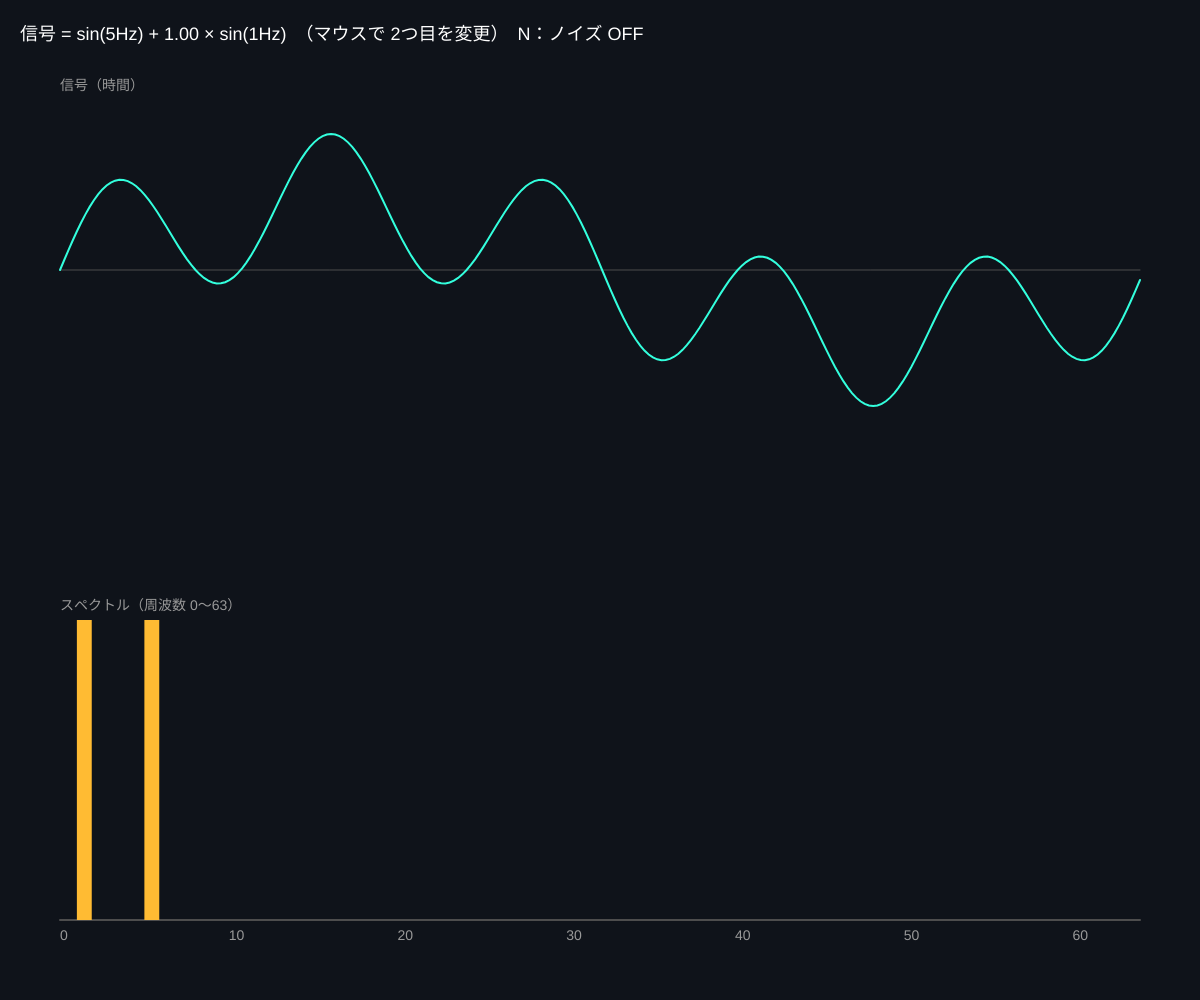
Frame 1 (no input)
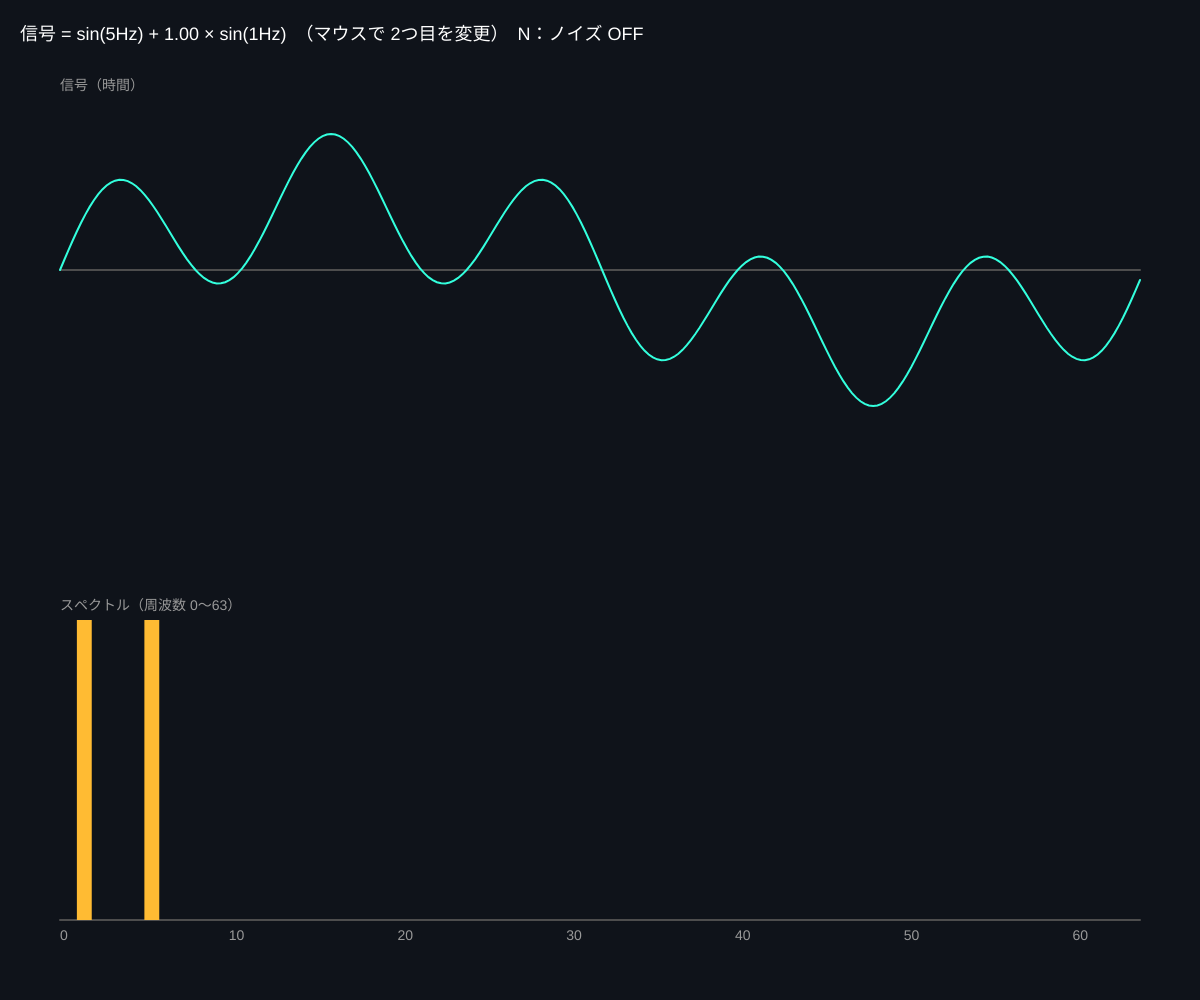
Frame 60 (no input)
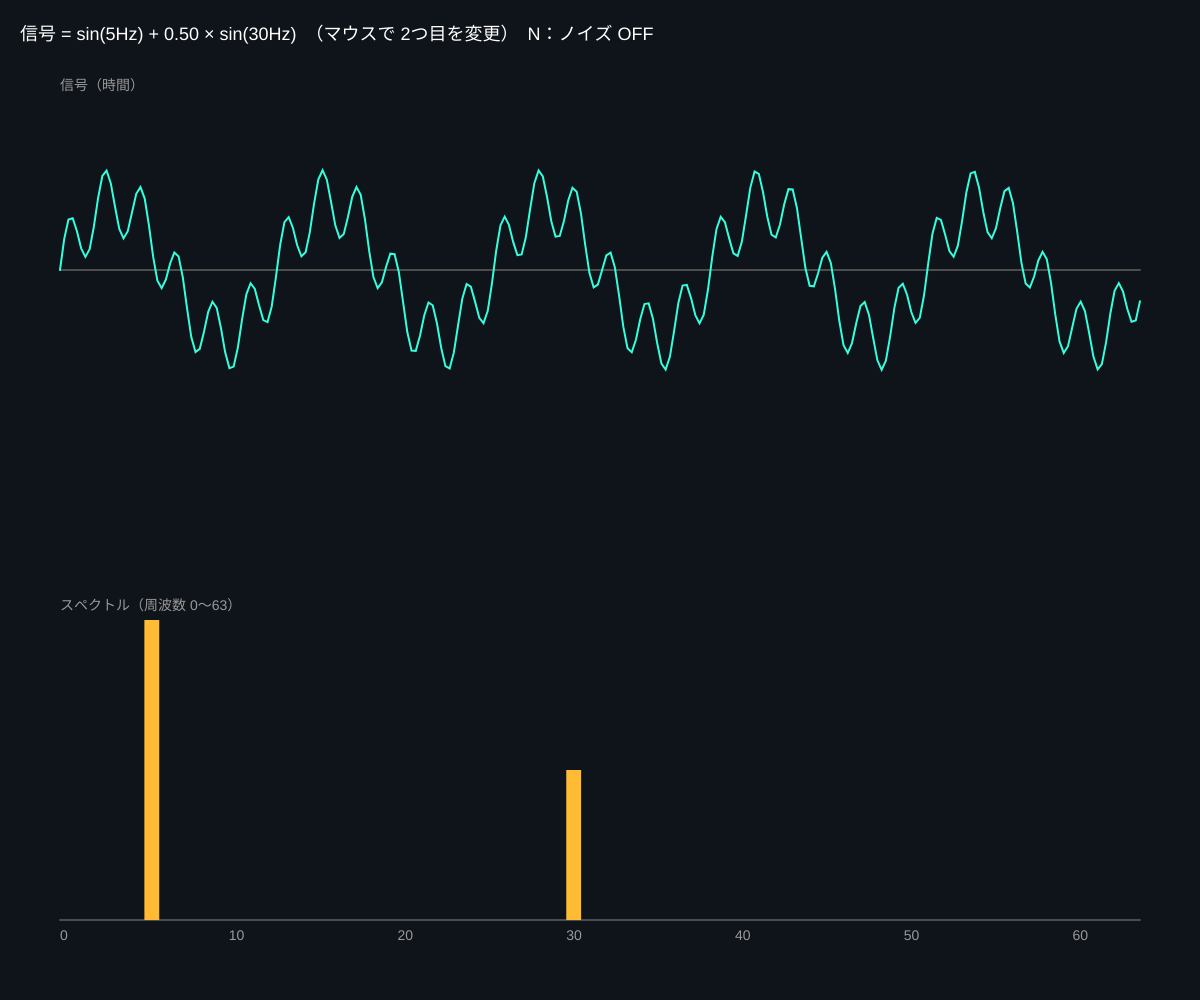
Frame 120 (the mouse pressed at the canvas centre since frame 60)

The p5.js sketch that drew these frames (run headless with seeded random() and noise() and a simulated clock; from frame 60 on, the mouse is pressed at the canvas centre):

// p5.js sketch
// ── sketch.js
// ============================================
// 05 フーリエ変換（波を周波数に分解する）
// 2つの正弦波を混ぜた信号を、フーリエ変換で「どの周波数がどれだけ」に分解する
// 01 の逆：足した波から、材料をとり出す
// マウス左右 = 2つ目の波の周波数 / 上下 = その大きさ / N キーでノイズを足す
// ============================================

let N = 256; // 信号の点の数
let signal = [];
let f1 = 5, f2 = 20, a2 = 0.5;
let noiseOn = false;

function setup() {
  createCanvas(windowWidth, windowHeight);
  colorMode(HSB, 360, 100, 100, 100);
}

function draw() {
  background(220, 40, 10);
  f2 = floor(map(mouseX, 0, width, 1, 60, true));
  a2 = map(mouseY, 0, height, 1, 0, true);

  // ---- 信号をつくる ----
  signal = [];
  for (let i = 0; i < N; i++) {
    let t = i / N;
    let v = sin(TWO_PI * f1 * t) + a2 * sin(TWO_PI * f2 * t);
    if (noiseOn) v += random(-0.8, 0.8);
    signal.push(v);
  }

  // ---- フーリエ変換（DFT）----
  let spectrum = dft(signal);

  // ---- 上：信号 ----
  let left = 60, right = width - 60;
  let mid = height * 0.27, h = height * 0.17;
  stroke(0, 0, 30);
  line(left, mid, right, mid);
  noFill();
  stroke(170, 80, 100);
  strokeWeight(2);
  beginShape();
  for (let i = 0; i < N; i++) vertex(map(i, 0, N - 1, left, right), mid - (signal[i] / 2.5) * h);
  endShape();
  noStroke();
  fill(0, 0, 60);
  textSize(14);
  text('信号（時間）', left, mid - h - 10);

  // ---- 下：スペクトル（周波数ごとの大きさ）----
  let base = height - 80, sh = height * 0.3;
  stroke(0, 0, 30);
  line(left, base, right, base);
  noStroke();
  for (let k = 0; k < 64; k++) {
    let x = map(k, 0, 64, left, right);
    let mag = spectrum[k];
    fill(k === f1 || k === f2 ? 40 : 170, 80, 100);
    rect(x, base - mag * sh, (right - left) / 64 - 2, mag * sh);
  }
  fill(0, 0, 60);
  text('スペクトル（周波数 0〜63）', left, base - sh - 10);
  for (let k = 0; k < 64; k += 10) text(k, map(k, 0, 64, left, right), base + 20);

  fill(0, 0, 100);
  textSize(18);
  text('信号 = sin(' + f1 + 'Hz) + ' + nf(a2, 1, 2) + ' × sin(' + f2 + 'Hz)　（マウスで 2つ目を変更）　N：ノイズ ' + (noiseOn ? 'ON' : 'OFF'), 20, 40);
}

// ★ 離散フーリエ変換：周波数 k の成分の大きさを、全部の k について求める
function dft(x) {
  let out = [];
  let n = x.length;
  for (let k = 0; k < n / 2; k++) {
    let re = 0, im = 0;
    for (let i = 0; i < n; i++) {
      // 周波数 k の正弦波・余弦波と、どれだけ「似ているか」を足し合わせる
      let ang = (TWO_PI * k * i) / n;
      re += x[i] * cos(ang);
      im -= x[i] * sin(ang);
    }
    out.push((2 * sqrt(re * re + im * im)) / n); // 大きさ（0〜1 くらい）
  }
  return out;
}

function keyPressed() {
  if (key === 'n' || key === 'N') noiseOn = !noiseOn;
}

// ---------- やってみよう ----------
// 1. マウスを動かして、スペクトルの山が 2つ目の周波数についてくるのを確認
// 2. N でノイズを足しても、山ははっきり見える（ノイズは全周波数に薄く広がる）
// 3. 信号を 3つの波の和にして、山が 3つ出るか確かめよう
